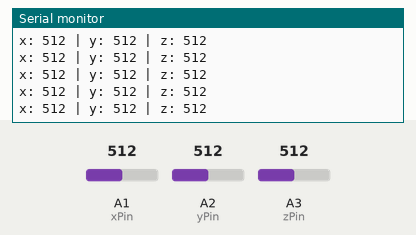
Recording of a sketch running on a simulated Arduino Uno, built with avr-gcc and run on an emulated ATmega328P. Parts: the last lines printed to the serial monitor. The test bench sets the inputs (shaded band); at power-on: A1 (xPin) = 512, A2 (yPin) = 512, A3 (zPin) = 512.

Above: at 1.2 s.
1.3 s: A1 (xPin) set to 716
At 1.56 s:
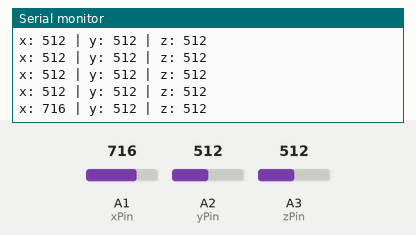
2.8 s: A2 (yPin) set to 716
At 2.97 s:
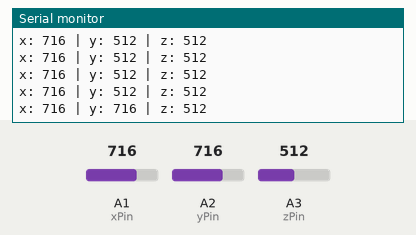
4.3 s: A3 (zPin) set to 716
At 4.38 s:
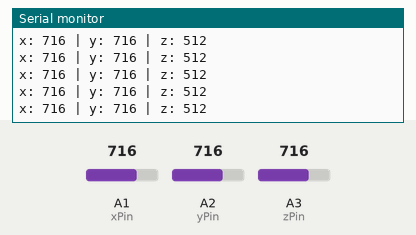
5.8 s: A1 (xPin) set to 900
At 5.98 s:
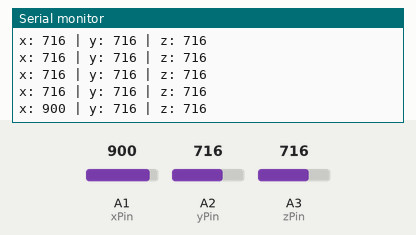
7.3 s: A2 (yPin) set to 900
At 7.39 s:
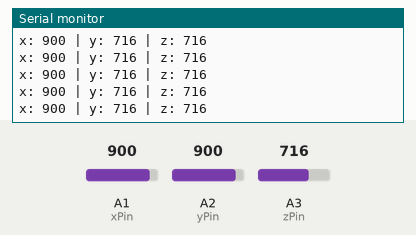
8.8 s: A3 (zPin) set to 900
At 8.8 s:
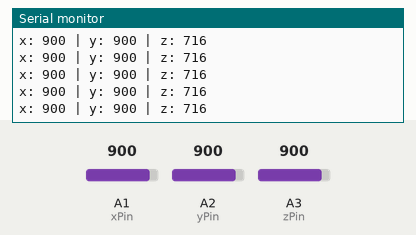
Timing chart, 0 to 11.3 s (numbered marks = the images above; inputs shaded):
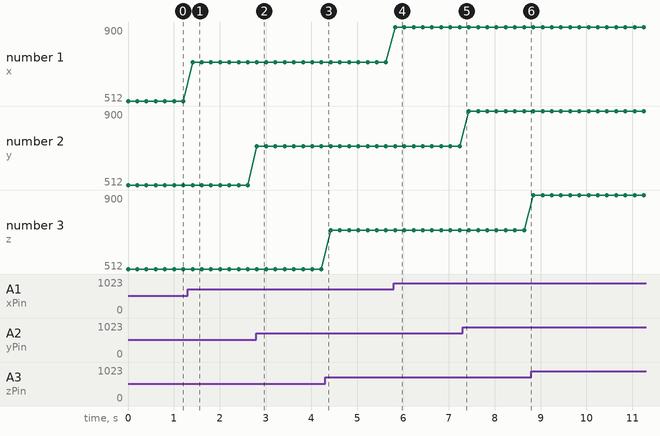

The sketch:

raw_data.ino
```cpp
const int xPin = 1;
const int yPin = 2;
const int zPin = 3;

void setup() {
  // put your setup code here, to run once:
  Serial.begin(9600);
  analogReference(EXTERNAL);
}

void loop() {
  // put your main code here, to run repeatedly:
  int x = analogRead(xPin);
  int y = analogRead(yPin);
  int z = analogRead(zPin);


  Serial.print("x: ");
  Serial.print(x);
  Serial.print(" | y: ");
  Serial.print(y);
  Serial.print(" | z: ");
  Serial.println(z);

  delay(200);
}
```

Measured:
- after the input at 1.3 s, the serial monitor: prints a new line after 0.11 s (image 1)
- after the input at 2.8 s, the serial monitor: prints a new line at once (image 2)
- after the input at 5.8 s, the serial monitor: prints a new line at once (image 4)
- plotted number 1: 512 → 716 after the input at 1.3 s, 716 → 900 after the input at 5.8 s
